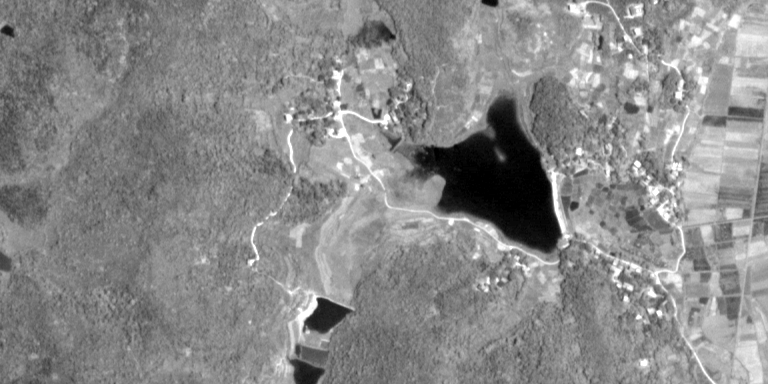
#> input picture data/whu_tlc/test/image/0/base0126block0067.png, 768 x 384 px
$ python visualize_error.py --gt_dir data/whu_tlc/test/image/0 --pred_dir data/whu_tlc/test/image/0
#> lines starting #> are read from the running program, lines starting #| are printed output that depends on the picture; after the words box and inside, x2 and y2 are one past the last pixel; in counts of white or black regions, pixels touching at a corner belong together
import argparse
import os
import sys
import numpy as np
import cv2
import re
from tqdm import tqdm

# Add workspace root to sys.path
sys.path.append(os.path.dirname(os.path.abspath(__file__)))

# ---- Import or Define Loading Functions ----

try:
    from dataset.data_io import load_pfm, load_rpc_as_array
except ImportError:
    # Standalone fallback for load_pfm
    def load_pfm(file_name):
        file = open(file_name, 'rb')
        header = file.readline().decode('utf-8').rstrip()
        if header == 'PF':
            color = True
        elif header == 'Pf':
            color = False
        else:
            raise Exception('Not a PFM file.')

        dim_match = re.match(r'^(\d+)\s(\d+)\s$', file.readline().decode('utf-8'))
        if dim_match:
            width, height = map(int, dim_match.groups())
        else:
            raise Exception('Malformed PFM header.')

        scale = float(file.readline().decode('utf-8').rstrip())
        if scale < 0:
            endian = '<'
            scale = -scale
        else:
            endian = '>'

        data = np.fromfile(file, endian + 'f')
        shape = (height, width, 3) if color else (height, width)

        data = np.reshape(data, shape)
        data = np.flipud(data)
        return data

    # Standalone fallback for load_rpc_as_array
    # Parses height range from .rpc file: h_min = height_off - height_scale, h_max = height_off + height_scale
    def load_rpc_as_array(file_name):
        with open(file_name, 'r') as f:
            lines = f.read().splitlines()
        data = np.array([line.split(' ')[1] for line in lines], dtype=np.float64)
        h_min = data[4] - data[9]
        h_max = data[4] + data[9]
        return data, h_min, h_max

# Try importing GDAL, but don't fail if missing
try:
    from osgeo import gdal
except ImportError:
    gdal = None
    print("Warning: GDAL not found, TIFF support will rely on OpenCV.")

def load_depth(path):
    """
    Load depth map from path.
    Supports .pfm, .tif, .tiff, .png, .npy
    Returns: numpy array of shape (H, W) or None if failed.
    """
    if not os.path.exists(path):
        return None

    if path.endswith('.pfm'):
        return load_pfm(path)

    elif path.endswith(('.tif', '.tiff')):
        # Try GDAL first for TIF as it handles multi-band/bitdepth robustly
        if gdal is not None:
            ds = gdal.Open(path)
            if ds is not None:
                data = ds.ReadAsArray()
                # Handle shapes like (1, H, W) or (H, W, 1) to return (H, W)
                if data.ndim == 3:
                    if data.shape[0] == 1:
                        data = data[0, :, :]
                    elif data.shape[2] == 1:
                        data = data[:, :, 0]
                return data

        # Fallback to OpenCV
        # cv2.imread usually loads as uint8 or uint16 if flag is passed, but float tiff might be tricky
        img = cv2.imread(path, cv2.IMREAD_UNCHANGED)
        return img

    elif path.endswith('.npy'):
        return np.load(path)

    elif path.endswith(('.png', '.jpg', '.jpeg')):
        img = cv2.imread(path, cv2.IMREAD_UNCHANGED)
        return img

    return None


def map_error_piecewise(diff):
    """
    Piecewise map absolute depth error (meter) into [0, 255].
    Intervals are aligned with metrics thresholds: 1.0m, 2.5m, 7.5m.
    """
    mapped = np.zeros_like(diff, dtype=np.float32)

    # 0 ~ 1.0m -> 0 ~ 96 (Blue -> Cyan/Green)
    m1 = diff < 1.0
    mapped[m1] = (diff[m1] / 1.0) * 96.0

    # 1.0 ~ 2.5m -> 96 ~ 160 (Green/Cyan -> Yellow)
    m2 = (diff >= 1.0) & (diff < 2.5)
    mapped[m2] = 96.0 + ((diff[m2] - 1.0) / 1.5) * (160.0 - 96.0)

    # 2.5 ~ 7.5m -> 160 ~ 224 (Yellow -> Red)
    m3 = (diff >= 2.5) & (diff < 7.5)
    mapped[m3] = 160.0 + ((diff[m3] - 2.5) / 5.0) * (224.0 - 160.0)

    # >= 7.5m -> 224 ~ 255 (Deep Red)
    m4 = diff >= 7.5
    mapped[m4] = np.clip(224.0 + ((diff[m4] - 7.5) / 2.5) * 31.0, 224.0, 255.0)

    return mapped.astype(np.uint8)


def colorize_error_map(diff, valid_mask):
    """
    Build piecewise colorized error map.
    Invalid pixels are painted black.
    """
    mapped = map_error_piecewise(diff)
    diff_color = cv2.applyColorMap(mapped, cv2.COLORMAP_JET)
    diff_color[~valid_mask] = 0
    return diff_color

def visualize_error(gt_dir, pred_dir, rpc_dir=None):
    """
    Visualize absolute depth error map.

    Args:
        gt_dir:   Ground Truth directory (source of file list).
        pred_dir: Prediction directory.
        rpc_dir:  Optional. Directory containing .rpc files with the same base
                  names as the GT files. When provided, the valid mask is
                  restricted to pixels whose GT depth lies within
                  [height_off - height_scale, height_off + height_scale] as
                  defined in the .rpc file — identical to the training mask
                  computed in dataset_rpc.py.
    """
#> called with gt_dir = 'data/whu_tlc/test/image/0', pred_dir = 'data/whu_tlc/test/image/0'
    error_dir = os.path.join(pred_dir, "error")
    if not os.path.exists(error_dir):
        os.makedirs(error_dir)

    print(f"GT Directory:            {gt_dir}")
    print(f"Pred Directory:          {pred_dir}")
    print(f"Output Error Directory:  {error_dir}")
    print("Color Mapping Scheme     : Piecewise mapping aligned with train metrics")
    print("                           [0, 1.0m)   -> Blue/Cyan        (high accuracy)")
    print("                           [1.0, 2.5m) -> Green/Yellow     (moderate error)")
    print("                           [2.5, 7.5m) -> Orange/Red       (large error)")
    print("                           [>= 7.5m]   -> Deep Red         (extreme error)")
    print("                           Invalid     -> Black")
    if rpc_dir is not None:
        print(f"RPC Directory:           {rpc_dir}  (height-range mask enabled)")
    else:
        print("RPC Directory:           not provided (height-range mask disabled)")

    # 1. Collect GT files
    gt_files = []
    # Extension filter
    valid_ext = ('.pfm', '.tif', '.tiff', '.png', '.npy')

    for root, dirs, files in os.walk(gt_dir):
        for file in files:
            if file.lower().endswith(valid_ext):
                gt_path = os.path.join(root, file)
                gt_files.append(gt_path)
#> pass 2 of the loop in visualize_error, `for root, dirs, files in os.walk(gt_dir):`:

    print(f"Found {len(gt_files)} ground truth files.")

    count = 0
    summary_valid_pixels = 0
    summary_bins = {
        "lt_1m": 0,
        "1m_2p5m": 0,
        "2p5m_7p5m": 0,
        "ge_7p5m": 0
    }
    # 2. Iterate and process
    for gt_path in tqdm(gt_files, desc="Processing"):
        # Get relative path to maintain structure
        rel_path = os.path.relpath(gt_path, gt_dir)
        base_name, ext = os.path.splitext(rel_path)

        # Find corresponding prediction
        # Candidate paths relative to pred_dir
        # Check original extension first, then likely substitutes like .pfm

        # Construct candidate absolute paths
        candidates = [
            os.path.join(pred_dir, rel_path),              # Exact match (e.g. both .tif)
            os.path.join(pred_dir, base_name + ".pfm"),    # Common for MVS output
            os.path.join(pred_dir, base_name + ".tif"),
            os.path.join(pred_dir, base_name + ".png"),
            os.path.join(pred_dir, base_name + ".npy")
        ]

        pred_path = None
        for cand in candidates:
            if os.path.exists(cand):
                pred_path = cand
                break

        if pred_path is None:
            # Prediction missing for this GT
            # print(f"Missing prediction for {rel_path}")
            continue

        # Load Data
        depth_gt = load_depth(gt_path)
#> in load_depth, img is the input picture: shape (384, 768); min 0, max 255, mean 137.1
        depth_est = load_depth(pred_path)

        if depth_gt is None or depth_est is None:
            continue

        # Check dimensions
        if depth_gt.shape != depth_est.shape:
            # print(f"Shape mismatch: {rel_path} GT{depth_gt.shape} vs Pred{depth_est.shape}")
            continue

        # Valid Mask Construction
        # Step 1 – basic validity (non-zero, finite)
        mask = (depth_gt > 0) & np.isfinite(depth_gt) & (depth_est > 0) & np.isfinite(depth_est)
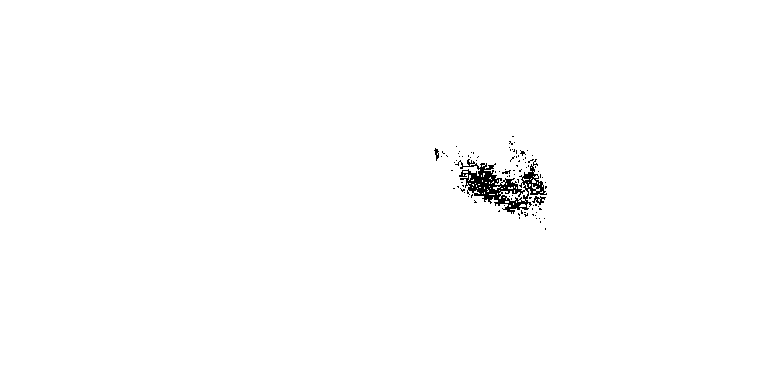
#> mask: shape (384, 768) bool; 99.3% white; 91 black regions (87 under 20 px), largest, box (x1, y1, x2, y2) and area: (455, 159, 547, 214) 1748, (532, 196, 546, 205) 57, (434, 148, 439, 161) 34, (502, 170, 511, 174) 20

        # Step 2 – height-range mask, identical to training mask in dataset_rpc.py:
        #   mask = (height_image >= height_min) & (height_image <= height_max)
        #   where height_min/max come from the .rpc file (height_off ± height_scale),
        #   NOT from dsm_info/ depth range files.
        if rpc_dir is not None:
            rpc_path = os.path.join(rpc_dir, base_name + ".rpc")
            if os.path.exists(rpc_path):
                try:
                    _, h_min, h_max = load_rpc_as_array(rpc_path)
                    mask = mask & (depth_gt >= h_min) & (depth_gt <= h_max)
                except Exception:
                    pass  # If RPC parsing fails, keep the basic mask

        # If no valid pixels, skip
        if not np.any(mask):
            continue

        # Calculate absolute depth error
        diff = np.abs(depth_est - depth_gt)
#> diff: shape (384, 768); every value is 0

        # Update summary bins over valid pixels only.
        valid_diff = diff[mask]
        summary_valid_pixels += valid_diff.size
#> summary_valid_pixels = 292828
        summary_bins["lt_1m"] += int(np.sum(valid_diff < 1.0))
        summary_bins["1m_2p5m"] += int(np.sum((valid_diff >= 1.0) & (valid_diff < 2.5)))
        summary_bins["2p5m_7p5m"] += int(np.sum((valid_diff >= 2.5) & (valid_diff < 7.5)))
        summary_bins["ge_7p5m"] += int(np.sum(valid_diff >= 7.5))

        # Apply piecewise visualization and paint invalid pixels as black.
        diff_color = colorize_error_map(diff, mask)
#> in map_error_piecewise, `m1 = diff < 1.0`: m1: shape (384, 768) bool; every value is 1
#> in map_error_piecewise, `mapped[m1] = (diff[m1] / 1.0) * 96.0`: mapped: shape (384, 768) float32; every value is 0
#> in colorize_error_map, `diff_color = cv2.applyColorMap(mapped, cv2.COLORMAP_JET)`:
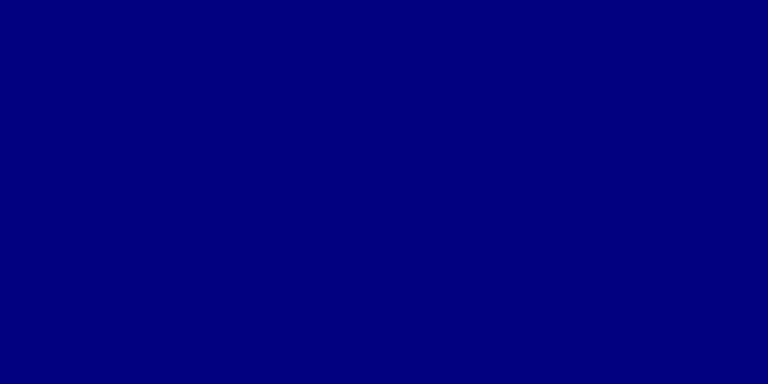
#> diff_color: shape (384, 768, 3); mean B, G, R 128, 0, 0
#> in colorize_error_map, `diff_color[~valid_mask] = 0`:
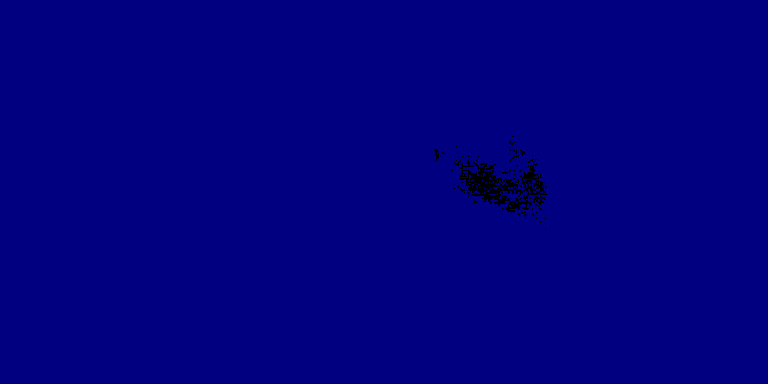
#> diff_color: shape (384, 768, 3); 0.71% of pixels changed, all inside (x1, y1, x2, y2) = (434, 136, 547, 230)

        # Save output
        # Replicate subdirectory structure in error_dir
        # Always save as .png for visualization
        output_rel_path = base_name + ".png"
        output_path = os.path.join(error_dir, output_rel_path)

        os.makedirs(os.path.dirname(output_path), exist_ok=True)
        cv2.imwrite(output_path, diff_color)
        count += 1
#> pass 2 of the loop in visualize_error, `for gt_path in tqdm(gt_files, desc="Processing"):`:
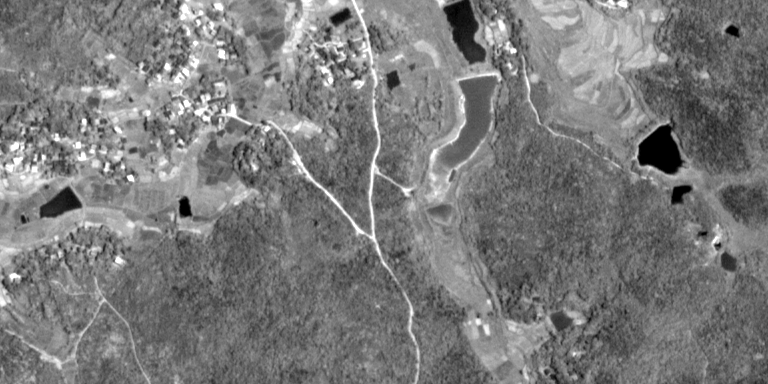
#> input picture data/whu_tlc/test/image/0/base0126block0066.png, 768 x 384 px
#> in load_depth, img is the input picture: shape (384, 768); min 0, max 255, mean 122.2
#> in visualize_error, `mask = (depth_gt > 0) & np.isfinite(depth_gt) & (depth_est > 0) & np.i..`:
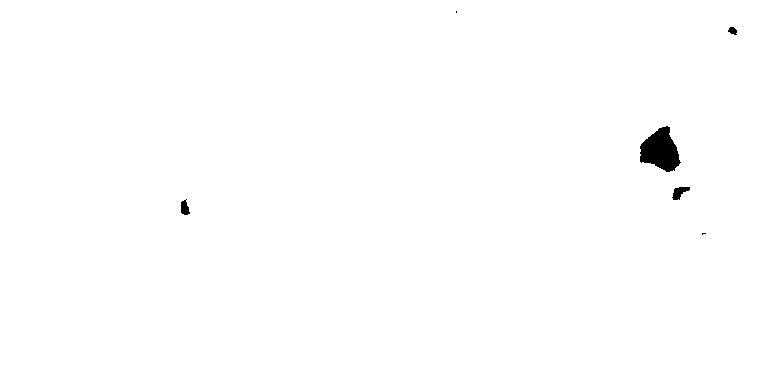
#> mask: shape (384, 768) bool; 99.5% white; 6 black regions (2 under 20 px), largest, box (x1, y1, x2, y2) and area: (640, 126, 681, 172) 1204, (672, 187, 690, 200) 133, (181, 199, 190, 215) 99, (728, 27, 737, 35) 50
#> in colorize_error_map (call 2), `diff_color[~valid_mask] = 0`:
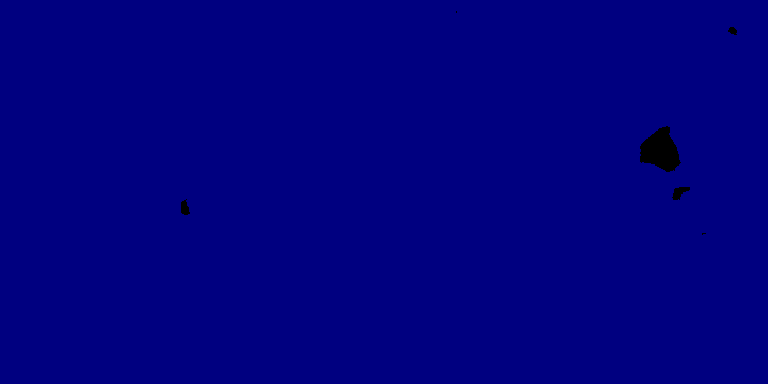
#> diff_color: shape (384, 768, 3); 0.51% of pixels changed, all inside (x1, y1, x2, y2) = (181, 11, 737, 235)

    print(f"Processed {count} files. Results saved to {error_dir}")

    if summary_valid_pixels > 0:
        p_lt_1m = 100.0 * summary_bins["lt_1m"] / summary_valid_pixels
#> p_lt_1m = 100
        p_1m_2p5m = 100.0 * summary_bins["1m_2p5m"] / summary_valid_pixels
#> p_1m_2p5m = 0
        p_2p5m_7p5m = 100.0 * summary_bins["2p5m_7p5m"] / summary_valid_pixels
#> p_2p5m_7p5m = 0
        p_ge_7p5m = 100.0 * summary_bins["ge_7p5m"] / summary_valid_pixels
#> p_ge_7p5m = 0

        print("Error-bin summary on valid pixels:")
        print(f"  < 1.0m      : {summary_bins['lt_1m']} ({p_lt_1m:.2f}%)")
#|   < 1.0m      : 586247 (100.00%)
        print(f"  [1.0,2.5)m  : {summary_bins['1m_2p5m']} ({p_1m_2p5m:.2f}%)")
#|   [1.0,2.5)m  : 0 (0.00%)
        print(f"  [2.5,7.5)m  : {summary_bins['2p5m_7p5m']} ({p_2p5m_7p5m:.2f}%)")
#|   [2.5,7.5)m  : 0 (0.00%)
        print(f"  >= 7.5m     : {summary_bins['ge_7p5m']} ({p_ge_7p5m:.2f}%)")
#|   >= 7.5m     : 0 (0.00%)
    else:
        print("No valid pixels found across all processed pairs.")

if __name__ == "__main__":
    parser = argparse.ArgumentParser(description="Visualize Depth Error (Heatmap)")
    parser.add_argument("--gt_dir",  type=str, required=True,  help="Ground Truth root directory")
    parser.add_argument("--pred_dir", type=str, required=True,  help="Prediction root directory")
    parser.add_argument("--rpc_dir",  type=str, default=None,
                        help="Directory containing .rpc files (same base names as GT files). "
                             "Enables height-range mask identical to training (dataset_rpc.py).")

    args = parser.parse_args()

    visualize_error(args.gt_dir, args.pred_dir, args.rpc_dir)
